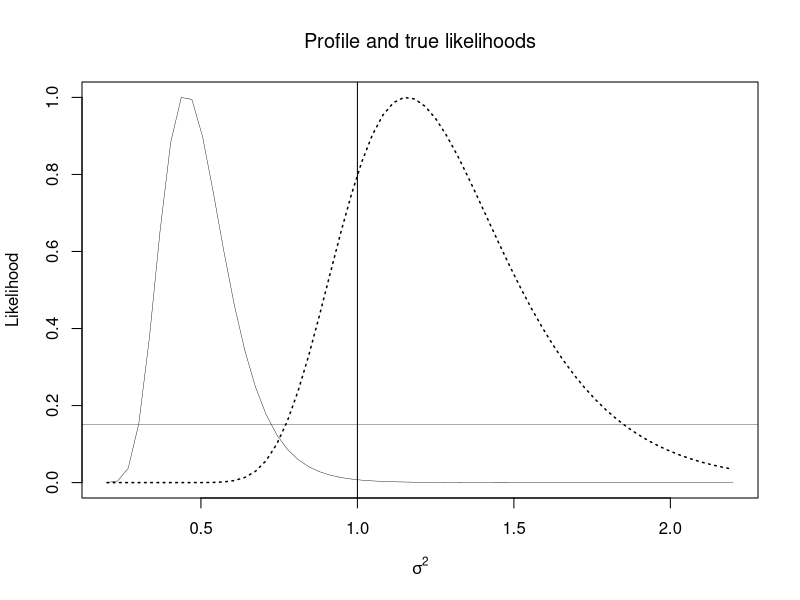

The R source for this figure:
# Example 10.1: highly stratified data

mat<- matrix(scan('2way.dat'),ncol=3,byrow=T)
n <- nrow(mat)
  mu <- mat[,1]
  x<- mat[,2:3]
xmean <- as.vector(x %*% rep(.5,2))

sig2 <- seq(.2,2.2,len=60)
loglik <- -n*log(sig2) - sum((x-xmean)^2)/2/sig2

s2<- sum((x-xmean)^2)/(2*n)
llmax<- -n*log(s2) - sum((x-xmean)^2)/2/s2
s2<-1
ll1<--n*log(s2) - sum((x-xmean)^2)/2/s2

cat('support of sigma2=1',exp(ll1-llmax),'\n')
cat('RSS=',sum((x-xmean)^2),'\n')
  mlik <- max(loglik)
  like <- exp(loglik-mlik)

plot(sig2,like,xlab=expression(sigma^2),ylab='Likelihood',
     type='n')
  lines(sig2,like,lwd=.4)

# 'true' likelihood: using true means
loglik <- -n*log(sig2) - sum((x-mu)^2)/2/sig2
  mlik <- max(loglik)
  like4 <- exp(loglik-mlik)
#
  lines(sig2,like4,lty='dotted',lwd=1.5)
  abline(h=.15,lwd=.3)
  abline(v=1)
  title(expression("Profile and true likelihoods"))
